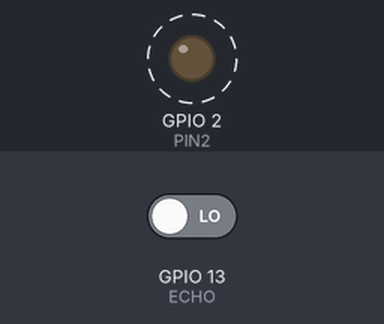
Bench run of a sketch on a simulated ESP32. On the bench: output pins drawn as LEDs (lit = HIGH). Dashed ring = blinking. The test bench sets the inputs (shaded band); at power-on: GPIO 13 (ECHO) LOW. Pins used as bus, display or sensor lines are not drawn; what the sketch prints to the serial monitor is not drawn.

Above: at 0.5 s.
Timing chart, 0 to 4.6 s (numbered marks = the images above):
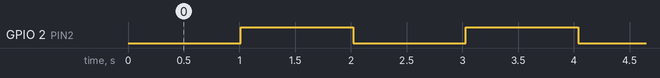

The sketch:

Ultrasonido.ino
```cpp
#define TRIGGER 12
#define ECHO 13
#define PIN2 2
#define AIR_SPEED_CM 343.2
#define PRINTLN_FRECUENCE 1000  //ms: 4 times in a second

// Velocidad del sonido en el aire, 343,2 m/s. (34320 cm/s)

int LIGHT_STATE = LOW;
long lastTime = 0;
long serialTime = 0;

void setup() {
  pinMode(TRIGGER, OUTPUT);
  pinMode(ECHO, INPUT);
  pinMode(PIN2, OUTPUT);
  Serial.begin(9600);
}

void loop() {
  digitalWrite(TRIGGER, HIGH);
  delay(10);
  digitalWrite(TRIGGER, LOW);
  long duration = pulseIn(ECHO, HIGH);  // en microsegundos
  float distance = (AIR_SPEED_CM * duration) / 10000 / 2;
  long currentTime = millis();
  long lightFrecuence = map(distance, 1, 100, 10, 1000);
  lightFrecuence = constrain(lightFrecuence, 10, 1000);
  showConsoleInfo(duration, distance, currentTime, lightFrecuence);

  if ((currentTime - lastTime) >= lightFrecuence) {
    changeLightState();
    lastTime = currentTime;
  }
}

void changeLightState() {
  LIGHT_STATE = LIGHT_STATE == LOW ? HIGH : LOW;
  digitalWrite(PIN2, LIGHT_STATE);
}

void showConsoleInfo(long duration, float distance, long currentMillis, long lightFrecuence) {
  if (currentMillis - serialTime >= PRINTLN_FRECUENCE) {
    Serial.printf("Tiempo: %d microsegundos | Distancia: %0.1f cm | Frecuencia: %ld\n", duration, distance, lightFrecuence);
    serialTime = currentMillis;
  }
}
```

Measured:
- by itself, GPIO 2 (PIN2): alternates HIGH for 1.0 s and LOW for 1.0 s
